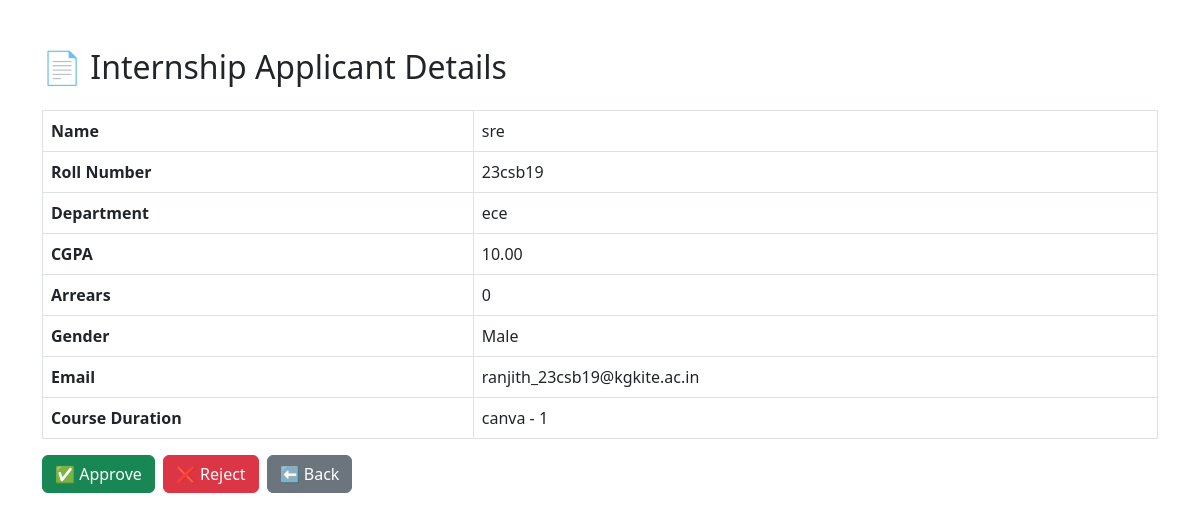
The app's page /internship_applications_detail/30/ with its own data.
### ips_intern/models.py (models this page shows, shortened)
class InternApplication(models.Model):
    user = models.OneToOneField(User, on_delete=models.CASCADE, null=True, blank=True)
    name = models.CharField(max_length=100)
    roll_no = models.CharField(max_length=50)
    department = models.CharField(max_length=100)
    cgpa = models.DecimalField(max_digits=4, decimal_places=2)  # Max CGPA: 10.00 (so use max_digits=4)
    arrears = models.PositiveIntegerField()  # IntegerField is fine, but PositiveIntegerField prevents negative input
    gender = models.CharField(max_length=10)
    clg_mailid = models.EmailField()
    course_duration = models.ForeignKey(CourseDuration, on_delete=models.SET_NULL, null=True, blank=True)
    is_completed = models.BooleanField(default=False)  # auto-triggered when course ends
    is_approved = models.BooleanField(default=False)
    is_rejected = models.BooleanField(default=False)
    is_certified = models.BooleanField(default=False)
    just_approved = models.BooleanField(default=False)

class CourseDuration(models.Model):
    course_name = models.CharField(max_length=100)
    duration = models.CharField(max_length=50)  # Example: "3 months", "6 months", etc.
    def __str__(self):
        return f'{self.course_name} - {self.duration}'

### ips_intern/views.py (the view)
# urls.py: path('internship_applications_detail/<int:id>/', views.internship_applications_detail, name='internship_applications_detail'),
def internship_applications_detail(request, id):
    app = get_object_or_404(InternApplication, id=id)
    return render(request, 'application_detail.html', {'app': app})

### ips_intern/templates/application_detail.html (shortened to what this page needs)
<!DOCTYPE html>
<html>
<head>
  <link href="https://cdn.jsdelivr.net/npm/bootstrap@5.3.0/dist/css/bootstrap.min.css" rel="stylesheet">
</head>
<body>
<div class="container mt-5">
  <h2 class="mb-4">📄 Internship Applicant Details</h2>
  <table class="table table-bordered">
    <tr><th>Name</th><td>{{ app.name }}</td></tr>
    <tr><th>Roll Number</th><td>{{ app.roll_no }}</td></tr>
    <tr><th>Department</th><td>{{ app.department }}</td></tr>
    <tr><th>CGPA</th><td>{{ app.cgpa }}</td></tr>
    <tr><th>Arrears</th><td>{{ app.arrears }}</td></tr>
    <tr><th>Gender</th><td>{{ app.gender }}</td></tr>
    <tr><th>Email</th><td>{{ app.clg_mailid }}</td></tr>
    <tr><th>Course Duration</th><td>{{ app.course_duration }}</td></tr>
  </table>
  <div class="d-flex gap-2">
    {% if not app.is_approved and not app.is_rejected %}
      <a href="{% url 'approve_application' app.id %}" class="btn btn-success">✅ Approve</a>
      <a href="{% url 'reject_application' app.id %}" class="btn btn-danger">❌ Reject</a>
    {% elif app.is_approved %}
      <span class="badge bg-success p-2">✅ Approved</span>
    {% elif app.is_rejected %}
      <span class="badge bg-danger p-2">❌ Rejected</span>
    {% endif %}
    <a href="{% url 'internship_applications' %}" class="btn btn-secondary">⬅ Back</a>
  </div>
</div>
</body>
</html>

### records on screen
InternApplication: name "sre", roll_no "23csb19", department "ece", cgpa "10.00", arrears "0", gender "Male", clg_mailid "ranjith_23csb19@kgkite.ac.in", course_duration "canva - 1"
